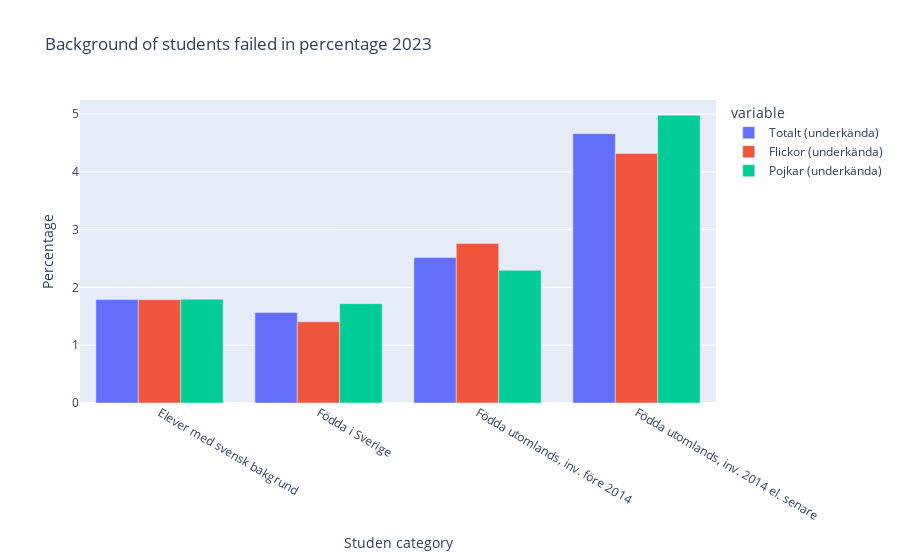

The notebook cell saved with this chart:
### Markdown cell above
Exploring the background of students with respect to how large fraction missing a pass grade

### Code cell
df_data3=pd.DataFrame()
df_data3 = df_tabell1A[df_tabell1A['Läsår\nHuvudman\nBakgrund'].isin(['Elever med svensk bakgrund','Födda i Sverige','Födda utomlands, inv. före 2014','Födda utomlands, inv. 2014 el. senare'])].copy()
df_data3.rename(columns={'Läsår\nHuvudman\nBakgrund':'Huvudman'}, inplace = True)

df_data3.insert(10,"Totalt (underkända)", df_data3.apply(func_failed_fracT, axis=1), True)
df_data3.insert(11,'Flickor (underkända)', df_data3.apply(func_failed_fracG, axis=1), True)
df_data3.insert(12,'Pojkar (underkända)', df_data3.apply(func_failed_fracB, axis=1), True)
#

fig3 = px.bar(df_data3, x='Huvudman', y=['Totalt (underkända)', 'Flickor (underkända)', 'Pojkar (underkända)' ], 
               title="Background of students failed in percentage 2023",
               barmode='group',
              labels={'Huvudman': 'Studen category', 'value':'Percentage', 'Elever med svensk bakgrund':'Svensk bakgrund','Totalt (underkända)':'Totalt %','Flickor (underkända)':'Flickor %','Pojkar (underkända)':'Pojkar %'},
              hover_data={'Huvudman': True, 'value': ':.2f'})


fig3.show()

df_data3

### Figure 1 — Plotly figure (JSON) as saved in the notebook; plotly's stock layout.template omitted (floating-point values rounded to 4 significant figures)
{"data": [{"alignmentgroup": "True", "hovertemplate": "variable=Totalt (underkända)<br>Studen category=%{x}<br>Percentage=%{y:.2f}<extra></extra>", "legendgroup": "Totalt (underkända)", "marker": {"color": "#636efa", "pattern": {"shape": ""}}, "name": "Totalt (underkända)", "offsetgroup": "Totalt (underkända)", "orientation": "v", "showlegend": true, "textposition": "auto", "type": "bar", "x": ["Elever med svensk bakgrund", "Födda i Sverige", "Födda utomlands, inv. före 2014", "Födda utomlands, inv. 2014 el. senare"], "xaxis": "x", "y": [1.792, 1.565, 2.519, 4.663], "yaxis": "y"}, {"alignmentgroup": "True", "hovertemplate": "variable=Flickor (underkända)<br>Studen category=%{x}<br>Percentage=%{y:.2f}<extra></extra>", "legendgroup": "Flickor (underkända)", "marker": {"color": "#EF553B", "pattern": {"shape": ""}}, "name": "Flickor (underkända)", "offsetgroup": "Flickor (underkända)", "orientation": "v", "showlegend": true, "textposition": "auto", "type": "bar", "x": ["Elever med svensk bakgrund", "Födda i Sverige", "Födda utomlands, inv. före 2014", "Födda utomlands, inv. 2014 el. senare"], "xaxis": "x", "y": [1.789, 1.405, 2.762, 4.32], "yaxis": "y"}, {"alignmentgroup": "True", "hovertemplate": "variable=Pojkar (underkända)<br>Studen category=%{x}<br>Percentage=%{y:.2f}<extra></extra>", "legendgroup": "Pojkar (underkända)", "marker": {"color": "#00cc96", "pattern": {"shape": ""}}, "name": "Pojkar (underkända)", "offsetgroup": "Pojkar (underkända)", "orientation": "v", "showlegend": true, "textposition": "auto", "type": "bar", "x": ["Elever med svensk bakgrund", "Födda i Sverige", "Födda utomlands, inv. före 2014", "Födda utomlands, inv. 2014 el. senare"], "xaxis": "x", "y": [1.795, 1.719, 2.296, 4.982], "yaxis": "y"}], "layout": {"barmode": "group", "legend": {"title": {"text": "variable"}, "tracegroupgap": 0}, "title": {"text": "Background of students failed in percentage 2023"}, "xaxis": {"anchor": "y", "domain": [0, 1], "title": {"text": "Studen category"}}, "yaxis": {"anchor": "x", "domain": [0, 1], "title": {"text": "Percentage"}}}}
